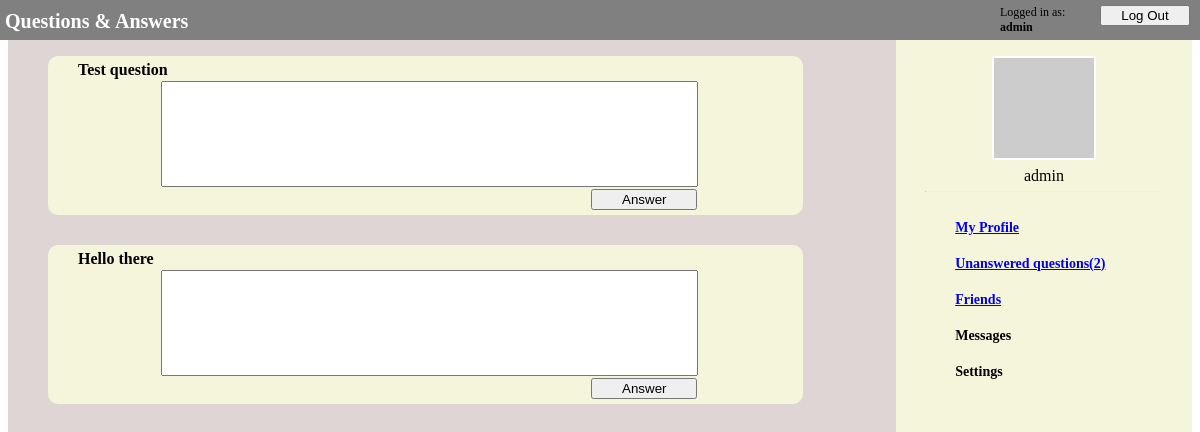
The app's page /ask/unanswered (signed in) with its own data.
### ask/models.py (models this page shows)
class UserModel(AbstractUser):
    friends = models.ManyToManyField(
        'self', through='FriendsModel', symmetrical=False)

class QuestionModel(models.Model):
    owner = models.ForeignKey(
        UserModel, on_delete=models.CASCADE, related_name="questions_owner")
    asked_by = models.ForeignKey(
        UserModel, on_delete=models.PROTECT, related_name="questions_asked")
    content = models.CharField(max_length=1000)
    date = models.DateTimeField(auto_now_add=True)
    answer = models.OneToOneField(
        AnswerModel, null=True, on_delete=models.CASCADE)

### ask/views.py (the view, shortened to what this page needs)
# urls.py: path('unanswered', views.UnansweredView.as_view(), name='unanswered'),
class UnansweredView(FormView, QuestionsMixIn):
    form_class = AnswerForm
    def get(self, request):
        try:
            user = UserModel.objects.filter(
                pk=request.session['_auth_user_id'])[0]
        except KeyError:
            return HttpResponseRedirect(reverse('ask:login'))
        context = self.get_context(user)
        return render(request, 'ask/unanswered.html', context=context)
    @QuestionsMixIn.add_num_unanswered_to_context
    def get_context(self, user):
        unanswered_questions = self.unanswered_questions(user)
        unanswered_questions = unanswered_questions.order_by('date')[::-1]
        context = {'unanswered_questions': unanswered_questions}
        return context

### ask/views.py (called while the page is built)
    @staticmethod
    def add_num_unanswered_to_context(func, *args, **kwargs):
        def context_with_unanswered(self, *args, **kwargs):
            context = func(self, *args, **kwargs)
            user_id = args[0]
            context["num_unanswered"] = self.get_num_unanswered(user_id)
            return context
        return context_with_unanswered

    def get_num_unanswered(self, user_id):
        if type(user_id) == int:
            user = UserModel.objects.get(pk=user_id)
        elif type(user_id) == str:
            user = UserModel.objects.get(pk=user_id)
        else:
            user = user_id
        unanswered_questions = self.unanswered_questions(user)
        return len(unanswered_questions)

    def unanswered_questions(self, user):
        unanswered_questions = QuestionModel.objects.filter(
            owner=user).filter(answer=None)
        return unanswered_questions

### ask/templates/ask/unanswered.html (shortened to what this page needs)
{% extends "ask/navigation_bar.html" %}
{% load static %}
{%block styles %}
<link rel="stylesheet" type="text/css" href="{% static 'ask/navigation_bar.css' %}">
<link rel="stylesheet" type="text/css" href="{% static 'ask/questions.css' %}">
<link rel="stylesheet" type="text/css" href="{% static 'ask/unanswered.css' %}">
{% endblock styles %}
{% block content %}
<div class="questions">
    {% if unanswered_questions %}
    {% for question in unanswered_questions %}
    <div class="question_block">
        <p class="question">{{ question.content }}</p>
        <form method="POST" action="{% url 'ask:unanswered' %}">
            <input type="text" class="answer_textbox" name="answer_content" required>
            <input type="submit" class="answer_submit" value="Answer">
        </form>
    </div>
    {% endfor %}
    {% else %}
    <div class="question_block">
        <p class="no_unanswered">No unanswered questions</p>
    </div>
    {% endif %}
</div>
{% endblock content %}

### ask/templates/ask/navigation_bar.html (shortened to what this page needs)
{% extends "ask/login_bar.html" %}
{% load static %}
{% block nav %}
<nav>
    <div class="nav_avatar_position">
        <img src="https://via.placeholder.com/100" class="nav_avatar">
        <p class="nav_username">{{request.session.username}}</p>
        <hr class="nav_line">
    </div>
    <a href="{% url 'ask:profile' %}">My Profile</a>
    {% if num_unanswered > 0 %}
    <a href="{% url 'ask:unanswered' %}">Unanswered questions({{num_unanswered}})</a>
    {% else %}
    <a href="{% url 'ask:unanswered' %}">Unanswered questions</a>
    {% endif %}
    <a href="{% url 'ask:friends' %}">Friends</a>
    <a>Messages</a>
    <a>Settings</a>
</nav>
{% endblock nav %}

### ask/templates/ask/login_bar.html (shortened to what this page needs)
{% load static %}
<!DOCTYPE html>
<html>
<head>
    <link rel="stylesheet" type="text/css" href="{% static 'ask/login_bar.css' %}">
    {% block styles %}
    {% endblock styles %}
</head>
<body>
    <div class="bar">
        <a class="logo" href="{% url 'ask:index' %}">Questions & Answers</a>
        <a></a>
        {% if request.session.logged_in %}
        <a class="logged_in_as">Logged in as: <b>{{request.session.username}}</b></a>
        <a href={% url "ask:logout" %}><input type="button" class="second_button" value="Log Out"></a>
        {% else %}
        <a href={% url "ask:login" %}><input type="button" class="first_button" value="Log In"></a>
        <a href={% url "ask:signup" %}><input type="button" class="second_button" value="Sign Up"></a>
        {% endif %}
    </div>
    <br>
    <main>
        {% block content %}{% endblock content %}
        {% block nav %}
        {% endblock nav %}
    </main>
</body>
</html>

### ask/static/ask/login_bar.css (style rules this page uses)
.bar { background-color: grey; width: 100%; height: 30px; padding: 10px 5px 5px 10px; position: fixed; left: -10px; top: -5px; display: grid; grid-template-columns: 250px 1fr 100px 100px; justify-content: right }
.logo { font-size: 20px; color: white; margin: 4px; padding: 1px; font-weight: bold; text-decoration: none; }
.logged_in_as { font-size: 12px; }
.second_button { width: 90px; }

### ask/static/ask/navigation_bar.css (style rules this page uses)
main { display: grid; grid-template-columns: 75% 25%; height: 100%; }
nav { border: 5px black; background-color: beige; width: 100%; height: 100vh; display: fixed; }
.nav_avatar_position { width: 100%; display: grid; margin-top: 30px; }
.nav_avatar { border: 2px solid white; border-radius: 2px; width: 100px; margin: auto; }
.nav_username { text-align: center; margin-top: 7px; margin-bottom: 6px; }
.nav_line { margin-top: 0px; width: 80%; border-top: none; color: rgba(128, 128, 128, 0.356); }
nav a { font-weight: bold; font-size: 14px; margin: 20px; margin-left: 20%; display: block; }

### ask/static/ask/questions.css (style rules this page uses)
.questions { width: 100%; background-color: rgb(224, 213, 213); }
.question_block { display: table; background-color: beige; width: 85%; min-height: 100px; margin: 30px 40px; border-radius: 10px; overflow: auto; }
.question { font-weight: bold; font-size: 16px; margin: 5px 20px 0px 30px; }

### ask/static/ask/unanswered.css (style rules this page uses)
.answer_textbox { min-height: 100px; width: 70%; margin: 2px 15% 2px 15%; }
.answer_submit { width: 14%; margin: 0px 15% 5px 72%; }

### records on screen
UserModel: session.username "admin"
QuestionModel: content "Test question"
QuestionModel: content "Hello there"

### other values on screen
{{ num_unanswered }} "2"
